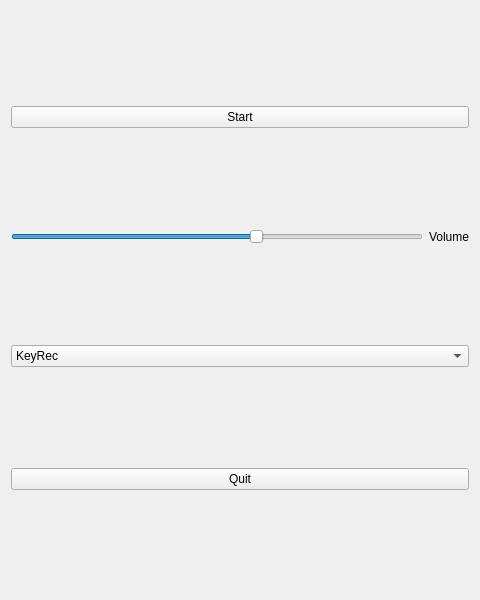
<?xml version="1.0" encoding="UTF-8"?>
<ui version="4.0">
 <class>QtKeyRec</class>
 <widget class="QWidget" name="QtKeyRec">
  <property name="geometry">
   <rect>
    <x>0</x>
    <y>0</y>
    <width>480</width>
    <height>600</height>
   </rect>
  </property>
  <property name="windowTitle">
   <string>Form</string>
  </property>
  <layout class="QGridLayout" name="gridLayout">
   <item row="0" column="0" colspan="2">
    <widget class="QPushButton" name="startButton">
     <property name="text">
      <string>Start</string>
     </property>
    </widget>
   </item>
   <item row="3" column="0" colspan="2">
    <widget class="QPushButton" name="quitButton">
     <property name="text">
      <string>Quit</string>
     </property>
    </widget>
   </item>
   <item row="1" column="0">
    <widget class="QSlider" name="volume">
     <property name="minimum">
      <number>50</number>
     </property>
     <property name="maximum">
      <number>100</number>
     </property>
     <property name="value">
      <number>80</number>
     </property>
     <property name="orientation">
      <enum>Qt::Horizontal</enum>
     </property>
    </widget>
   </item>
   <item row="1" column="1">
    <widget class="QLabel" name="label">
     <property name="text">
      <string>Volume</string>
     </property>
    </widget>
   </item>
   <item row="2" column="0" colspan="2">
    <widget class="QComboBox" name="comboBox">
     <property name="minimumContentsLength">
      <number>5</number>
     </property>
     <item>
      <property name="text">
       <string>KeyRec</string>
      </property>
     </item>
     <item>
      <property name="text">
       <string>culatone</string>
      </property>
     </item>
    </widget>
   </item>
  </layout>
 </widget>
 <resources/>
 <connections/>
</ui>
